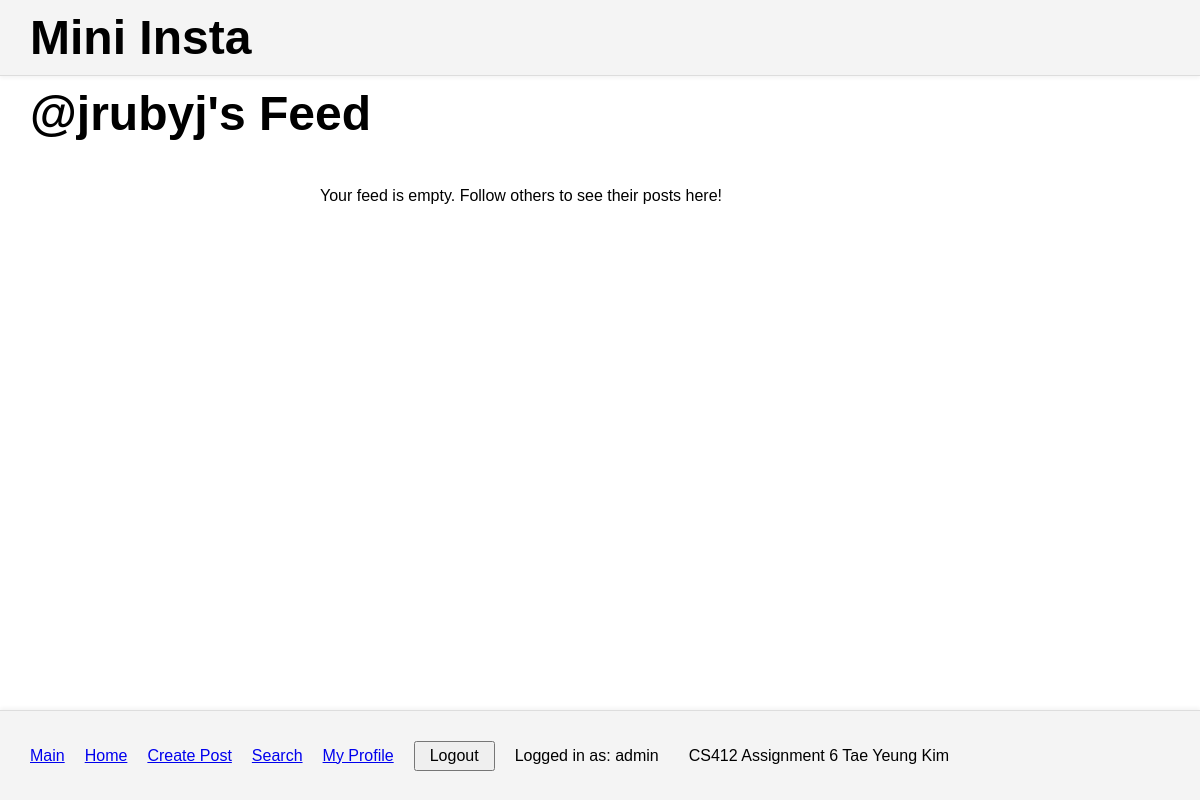
Page /mini_insta/profile/feed (signed in) on the earlier database version.
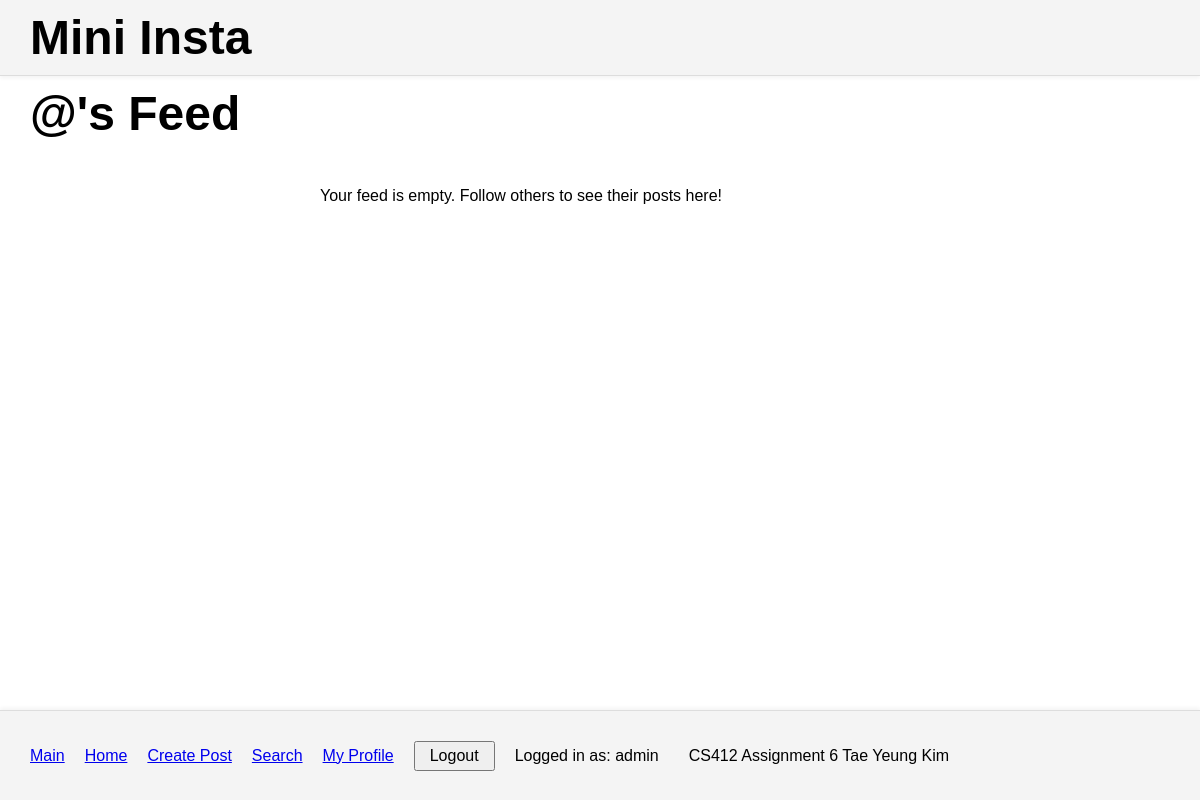
Same page on the later database version.
### mini_insta/models.py (models this page shows, shortened)
class Profile(models.Model):
    username = models.TextField(blank=True)
    display_name = models.TextField(blank=True)
    profile_image_url = models.URLField(blank=True)
    bio_text = models.TextField(blank=True)
    join_date = models.DateField(auto_now=True)
    user = models.OneToOneField(User, on_delete=models.CASCADE)
    def get_following(self):
        follows = Follow.objects.filter(follower_profile=self)
        following = []
        for follow in follows:
            following.append(follow.profile)
        return following
    def get_post_feed(self):
        following = self.get_following()
        posts = Post.objects.filter(profile__in=following).order_by('-timestamp')
        return posts

### mini_insta/views.py (the view)
# urls.py: path('profile/feed', ShowFeedView.as_view(), name="show_feed"),
class ShowFeedView(MiniInstaLoginRequiredMixin, DetailView):
    model = Profile
    template_name = "mini_insta/show_feed.html"
    context_object_name = "profile"
    def get_object(self):
        return self.get_logged_in_profile()

### mini_insta/views.py (called while the page is built)
    def get_logged_in_profile(self):
        return Profile.objects.filter(user=self.request.user).first()

### mini_insta/templates/mini_insta/show_feed.html
{% extends 'mini_insta/base.html' %}
{% block content %}
<h1 class="page-title">
    <a href="{% url 'show_profile' profile.pk %}">@{{profile.username}}</a>'s Feed
</h1>
<main class="feed">
    {% if profile.get_post_feed %}
        {% for post in profile.get_post_feed %}
            <div class="feed-post">
                <div class="feed-author">
                    <a href="{% url 'show_profile' post.profile.pk %}">
                        <img class="feed-author-picture"
                            src="{{post.profile.profile_image_url}}"
                            alt="{{post.profile.display_name}}">
                    </a>
                    <div>
                        <strong>{{post.profile.display_name}}</strong>
                        <p>@{{post.profile.username}}</p>
                    </div>
                </div>
                 <a href="{% url 'show_post' post.pk %}">
                    {% if post.get_all_photos %}
                        <img class="feed-photo"
                            src="{{post.get_all_photos.first.get_image_url}}"
                            alt="{{post.caption}}">
                    {% else %}
                        <img class="feed-photo"
                            src="https://encrypted-tbn0.gstatic.com/images?q=tbn:ANd9GcSGIPsaM2kE0VHTFdEAdWEut7ssmNHGXJpz_2cNxCISBg&s=10"
                            alt="No image">
                    {% endif %}
                 </a>
                 <p class="likes">{{post.get_likes.count}} likes</p>
                 <p class="caption"><strong>@{{post.profile.username}}</strong> {{post.caption}}</p>
                 <p class="timestamp">{{post.timestamp}}</p>
                 <div class="comments">
                    {% if post.get_all_comments %}
                        {% for comment in post.get_all_comments %}
                            <p class="comment-text">
                                <strong>
                                    <a href="{% url 'show_profile' comment.profile.pk %}">@{{comment.profile.username}}</a>
                                </strong>
                                {{comment.text}}
                            </p>
                        {% endfor %}
                    {% else %}
                        <p>No comments yet!</p>
                    {% endif %}
                 </div>
            </div>
        {% endfor %}
    {% else %}
        <p>Your feed is empty. Follow others to see their posts here!</p>
    {% endif %}
</main>
{% endblock %}

Differences in the rows shown:
no longer on this page (row edited): Profile: username "jrubyj"
